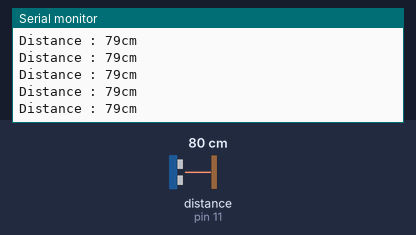
The sketch below on a simulated Arduino Uno, built with avr-gcc and run on an emulated ATmega328P. Shown: the last lines printed to the serial monitor. Wiring (inferred from the names in the program): ultrasonic range finder: trigger pin 12; echo pin 11. The test bench sets the inputs (shaded band); at power-on: distance to the obstacle (sensor on pin 11) 80 cm. The echo pulse lasts 58.3 µs per cm.

Above: at 1.2 s.
1.3 s: distance to the obstacle (sensor on pin 11) set to 2 cm
At 1.71 s:
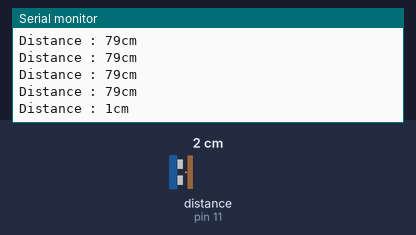
4.3 s: distance to the obstacle (sensor on pin 11) set to 4 cm
At 4.47 s:
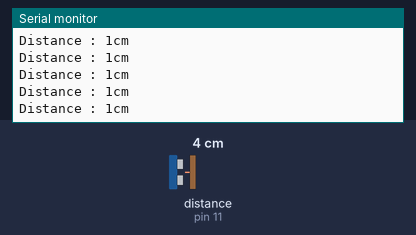
Timing chart, 0 to 7.3 s (numbered marks = the images above; inputs shaded):
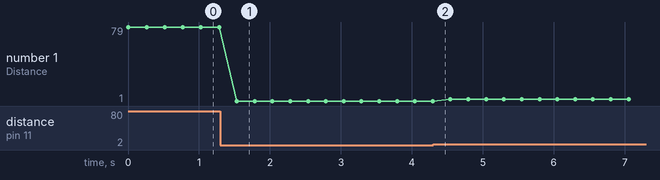

Measured:
- after the input at 1.3 s, the serial monitor: prints a new line after 0.23 s (image 1)
- plotted number 1: 79 → 1 after the input at 1.3 s, 1 → 3 after the input at 4.3 s

The sketch:

hcsr04_distance.ino
```cpp
int trigPin = 12;                  //Trig Pin
int echoPin = 11;                  //Echo Pin
long duration, cm, inches;
void setup() {
  Serial.begin (9600);             // Serial Port begin
  pinMode(trigPin, OUTPUT);        // 定義輸入及輸出
  pinMode(echoPin, INPUT);
}
void loop()
{
  digitalWrite(trigPin, LOW);
  delayMicroseconds(5);
  digitalWrite(trigPin, HIGH);     // 給 Trig 高電位，持續 10微秒
  delayMicroseconds(10);
  digitalWrite(trigPin, LOW);
  pinMode(echoPin, INPUT);             // 讀取 echo 的電位
  duration = pulseIn(echoPin, HIGH);   // 收到高電位時的時間
  cm = (duration/2) / 29.1;         // 將時間換算成距離 cm 或 inch
  Serial.print("Distance : ");
  Serial.print(cm);
  Serial.print("cm");
  Serial.println();

  delay(250);
}
```
